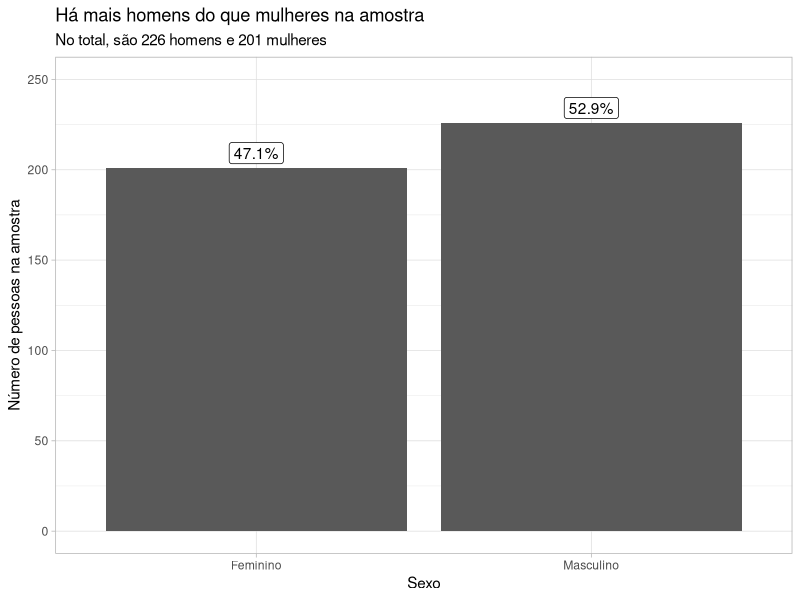
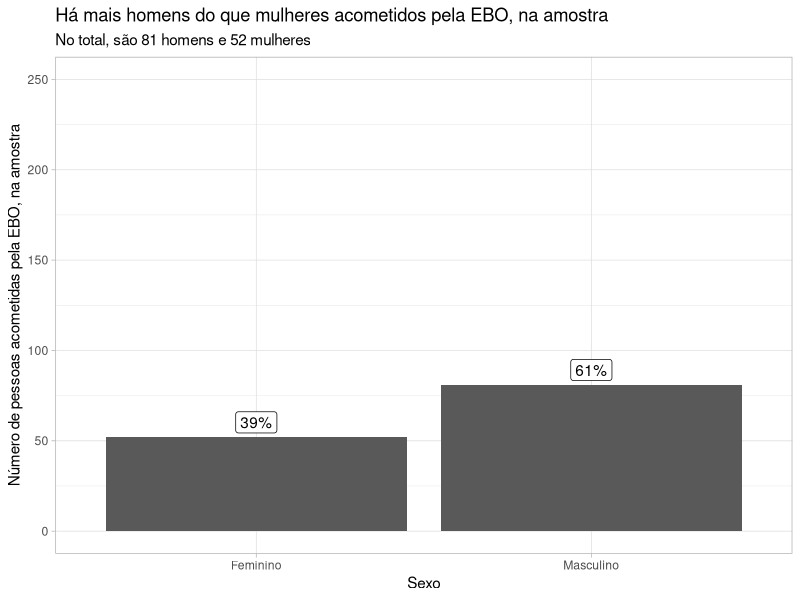
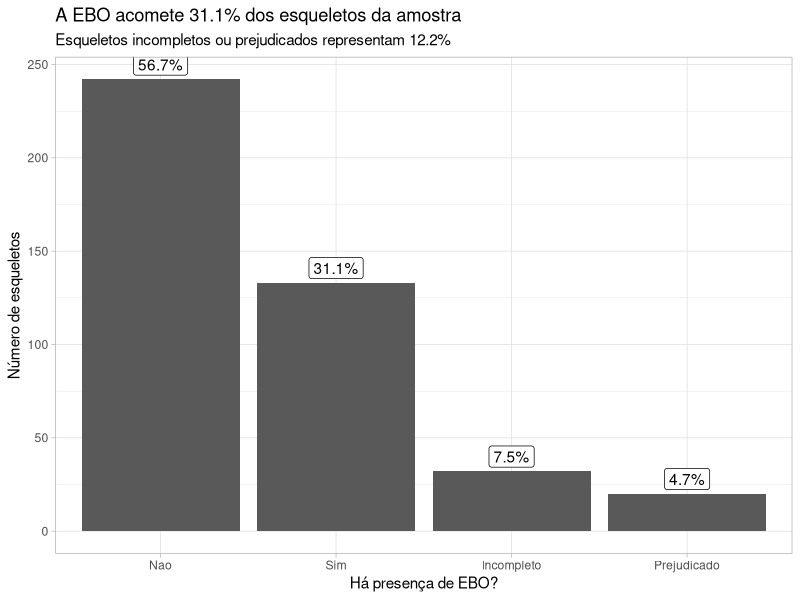
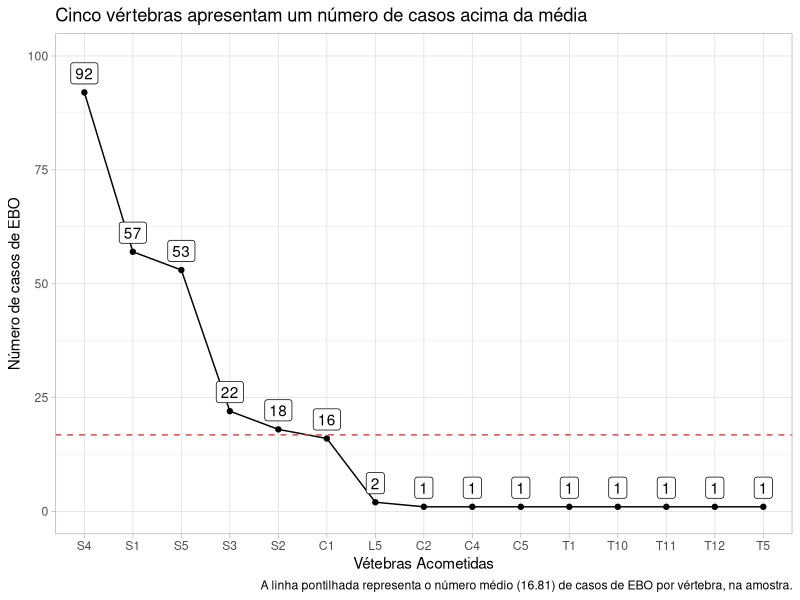
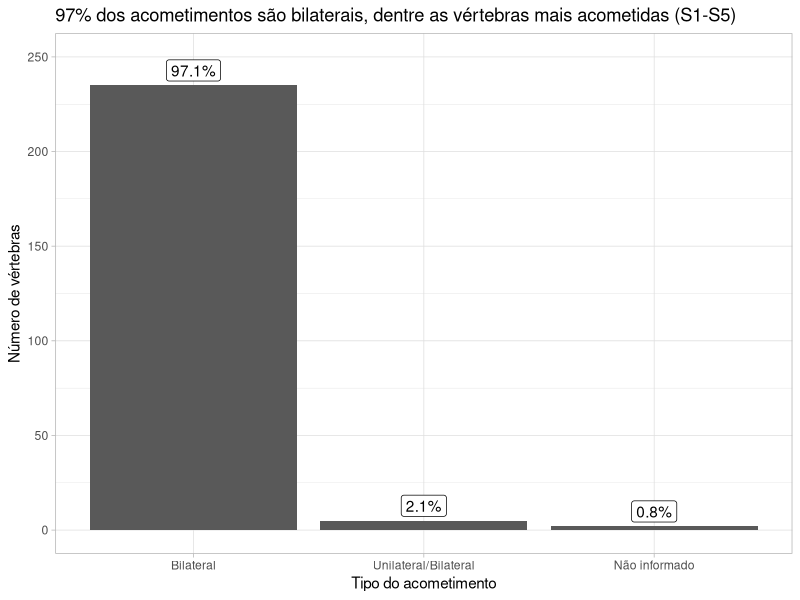
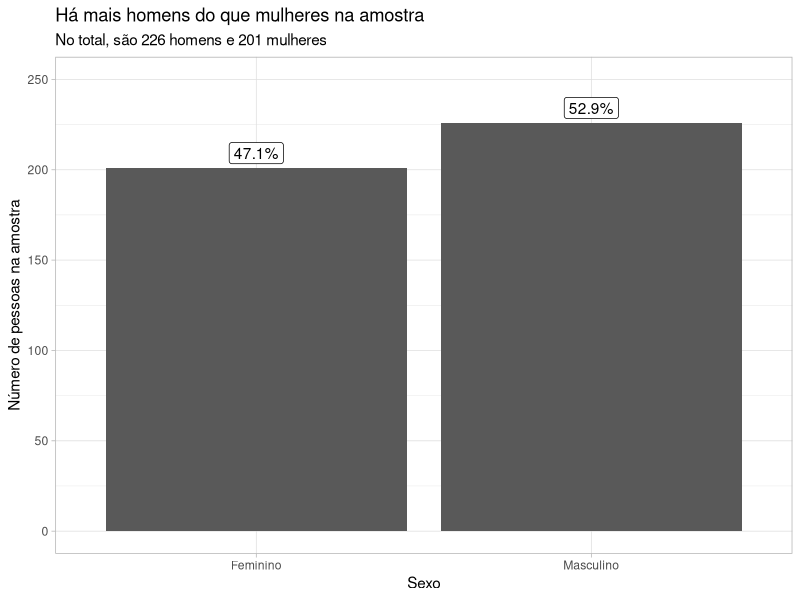
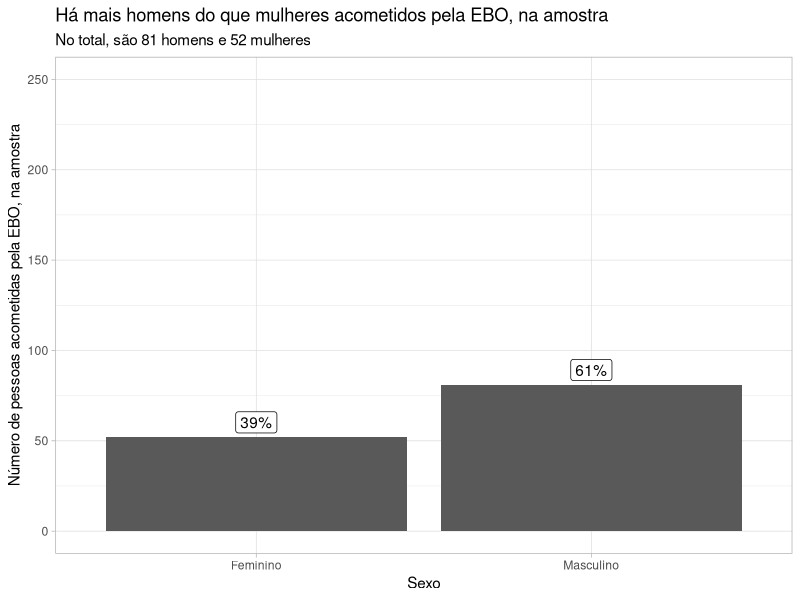
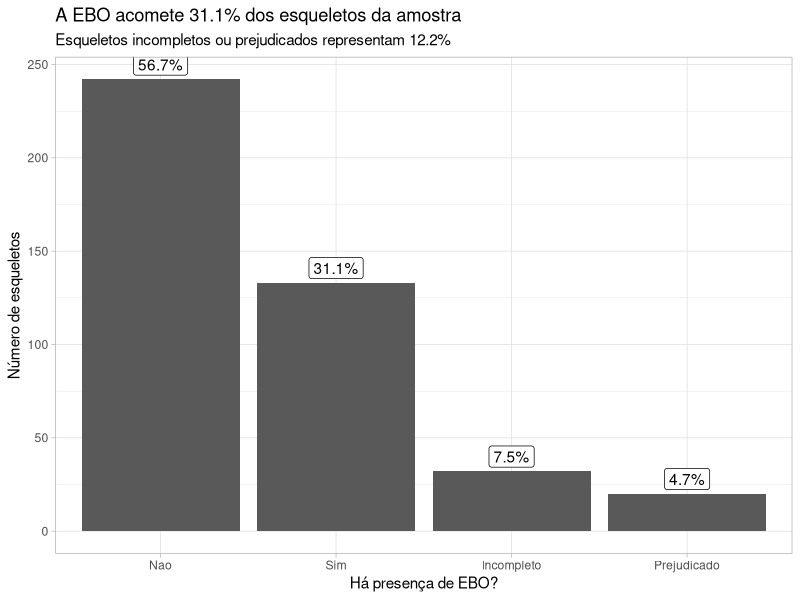

Here is the R script that generated these plots, in order:
## ---- chunk 1
knitr::opts_chunk$set(echo = TRUE)
## ---- chunk 2

library(tidyverse)
library(readxl)
library(lubridate)
library(kableExtra)

theme_set(theme_light())


## ---- chunk 3

colunas <- c("numero", "registro_esqueleto", "empty_1", "sexo", 
             "presenca_ebo", "empty_2", "vertebras_acometidas", "empty_3", 
             "tipo", "feto")


ebos <- read_xlsx("dados_tauanna.xlsx", col_names = colunas) %>% 
  select(-empty_1,  -empty_2, -empty_3)



## ---- chunk 4

datas_ebos <- ebos %>% 
  rownames_to_column("row") %>% 
  filter(str_detect(numero, "Data") | str_detect(numero, "DATA")) %>% 
  select(row, numero) %>% 
  mutate(numero = dmy(str_remove(numero, "Data: ")))


ebos <- ebos %>% 
  filter(if_any(everything(), ~ !is.na(.))) %>% 
  filter(!str_starts(numero, "Data") 
         & !str_starts(numero, "DATA")
         & !str_starts(numero, "N")
         & !str_starts(numero, "\\*")) 

ebos <- ebos %>% 
  mutate(presenca_ebo = 
           ifelse(presenca_ebo == "x" | presenca_ebo == "X", 
                  "NAO", presenca_ebo),
         vertebras_acometidas = 
           ifelse(vertebras_acometidas == "x" | vertebras_acometidas == "X", 
                  NA, vertebras_acometidas),
         tipo = ifelse(tipo == "x" | tipo == "X", NA, tipo),
         feto = if_else(feto == "Feto", TRUE, FALSE)) 


## ---- chunk 5

sexo_ebo <- ebos %>% 
  count(sexo) %>% 
  mutate(prop = n/sum(n),
         y_position = cumsum(prop)- 0.5*prop)

plot <- sexo_ebo %>% 
  ggplot(aes(sexo, n)) +
  geom_col() +
  geom_label(aes(label = scales::percent(prop)), vjust = -.2)

plot +
  labs(x = "Sexo", y = "Número de pessoas na amostra",
       title = "Há mais homens do que mulheres na amostra",
       subtitle = "No total, são 226 homens e 201 mulheres") +
  scale_x_discrete(labels = c("Feminino", "Masculino")) +
  ylim(c(0, 250))

ggsave("figuras/amostra_sexos.png", width = 8, height = 8)

## ---- chunk 6

sexo_ebo <- ebos %>% 
  filter(presenca_ebo == "SIM") %>% 
  count(sexo) %>% 
  mutate(prop = n/sum(n),
         y_position = cumsum(prop)- 0.5*prop)

plot <- sexo_ebo %>% 
  ggplot(aes(sexo, n)) +
  geom_col() +
  geom_label(aes(label = scales::percent(prop)), vjust = -.2)

plot +
  labs(x = "Sexo", y = "Número de pessoas acometidas pela EBO, na amostra",
       title = "Há mais homens do que mulheres acometidos pela EBO, na amostra",
       subtitle = "No total, são 81 homens e 52 mulheres") +
  scale_x_discrete(labels = c("Feminino", "Masculino")) +
  ylim(c(0, 250))

ggsave("figuras/ebo_sexos.png", width = 8, height = 8)

## ---- chunk 7

ebo_ocorrencia <- ebos %>% 
  count(presenca_ebo) %>% 
  mutate(presenca_ebo = str_to_title(presenca_ebo),
         prop = n/sum(n))
  
plot <- ebo_ocorrencia %>% 
  ggplot(aes(fct_reorder(presenca_ebo, -n), n)) +
  geom_col() +
  geom_label(aes(label = scales::percent(prop)), vjust = -.2)

plot +
  labs(x = "Há presença de EBO?", y = "Número de esqueletos",
       title = "A EBO acomete 31.1% dos esqueletos da amostra",
       subtitle = "Esqueletos incompletos ou prejudicados representam 12.2%")

ggsave("figuras/ebo_ocorrencia.png", width = 7, height = 8)

## ---- chunk 8

vertebras_prop <- ebos %>% 
  filter(presenca_ebo == "SIM") %>% 
  select(registro_esqueleto, vertebras_acometidas) %>% 
  separate_rows(vertebras_acometidas, sep = "; ") %>% 
  group_by(vertebras_acometidas) %>% 
  summarise(n_ebos = n(), .groups = "drop") %>% 
  arrange(desc(n_ebos)) %>% 
  mutate(prop = n_ebos/sum(n_ebos),
         media = sum(n_ebos)/n(),
         acima_da_media = ifelse(n_ebos > media, TRUE, FALSE)) %>% 
  filter(vertebras_acometidas != "C") 
#Existe uma observação com uma vértebra errada, escrita "C"


# ***Terminar de fazer a impressão bonita dessa tabela aqui!***
# Usar pacote gdExtras 

tabela_vertebras <- vertebras_prop %>% 
  select(vertebras_acometidas, n_ebos, prop)

#knitr::kable(test)

tabela_vertebras$prop = formattable::percent(tabela_vertebras$prop, digits = 2) 

tabela_vertebras %>%
  knitr::kable(
    format = "latex",
    align = "l",
    booktabs = TRUE,
    longtable = TRUE,
    linesep = "",
    col.names = c("Vétebra", "Número de Casos de EBO", "Proporção do Número Total de Casos ")
    ) %>%
  kableExtra::kable_styling(
      position = "center",
      latex_options = c("striped", "repeat_header"),
      stripe_color = "gray!15"
    )


## ---- chunk 9

plot <- vertebras_prop %>%
  ggplot(aes(fct_reorder(vertebras_acometidas, -n_ebos), n_ebos)) +
  geom_point() +
  geom_line(group = 1) +
  geom_label(aes(label = n_ebos), vjust = -.4) +
  geom_hline(yintercept = 16.8, lty = "dashed", color = "#D04649")

plot +
  labs(x = "Vétebras Acometidas", y = "Número de casos de EBO",
       title = "Cinco vértebras apresentam um número de casos acima da média",
       caption = "A linha pontilhada representa o número médio (16.81) de casos de EBO por vértebra, na amostra.") +
  ylim(c(0, 100))

ggsave("figuras/vertebras_mais_acometidas.png", width = 7, height = 8)

## ---- chunk 10

vertebras_mais_acometidas <- vertebras_prop %>% 
  filter(acima_da_media == TRUE) %>% 
  pull(vertebras_acometidas)

prop_bilaterais <- ebos %>% 
  filter(presenca_ebo == "SIM") %>% 
  select(registro_esqueleto, vertebras_acometidas, tipo) %>% 
  separate_rows(vertebras_acometidas, sep = "; ") %>% 
  filter(vertebras_acometidas %in% vertebras_mais_acometidas) %>% 
  count(tipo) %>% 
  mutate(prop = n/sum(n))


plot <- prop_bilaterais %>% 
  ggplot(aes(tipo, n)) +
  geom_col() +
  geom_label(aes(label = scales::percent(prop)), vjust = -.2)

plot +
  labs(x = "Tipo do acometimento", y = "Número de vértebras",
       title = "97% dos acometimentos são bilaterais, dentre as vértebras mais acometidas (S1-S5)") +
  scale_x_discrete(labels = c("Bilateral", "Unilateral/Bilateral", "Não informado")) +
  ylim(c(0, 250))

ggsave("figuras/tipo_acometimento.png", width = 8, height = 7)

## ---- chunk 11

associacao_tabela <- ebos %>% 
  filter(presenca_ebo == "SIM") %>% 
  filter(vertebras_acometidas != "C") %>% 
  count(vertebras_acometidas) %>% 
  arrange(-n) %>% 
  mutate(prop = n/sum(n))


associacao_tabela$prop = formattable::percent(associacao_tabela$prop, digits = 2) 

associacao_tabela %>%
  knitr::kable(
    format = "latex",
    align = "l",
    booktabs = TRUE,
    longtable = TRUE,
    linesep = "",
    col.names = c("Vétebra (Incluindo Associações)", "Número de Casos de EBO", "Proporção do Número Total de Casos ")
    ) %>%
  kableExtra::kable_styling(
      position = "center",
      latex_options = c("striped", "repeat_header"),
      stripe_color = "gray!15"
    )
